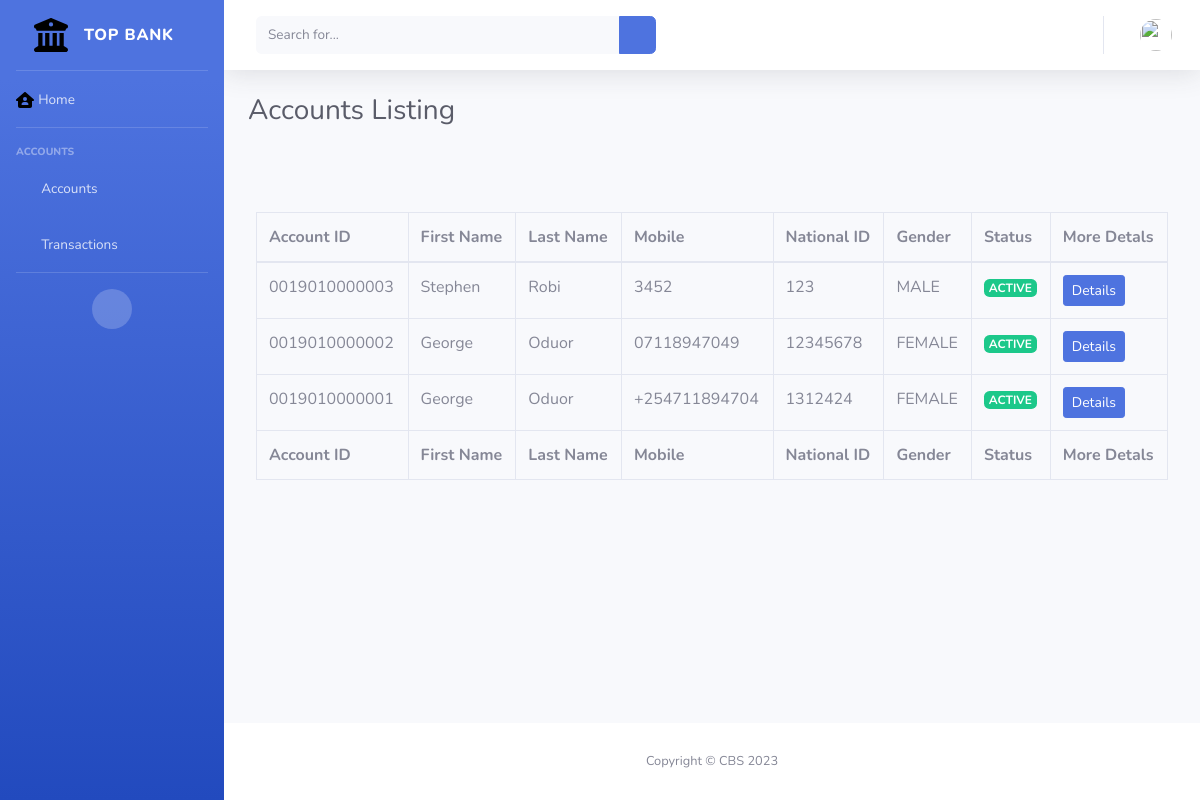
/core/accounts/, run on an earlier commit of the app's database.
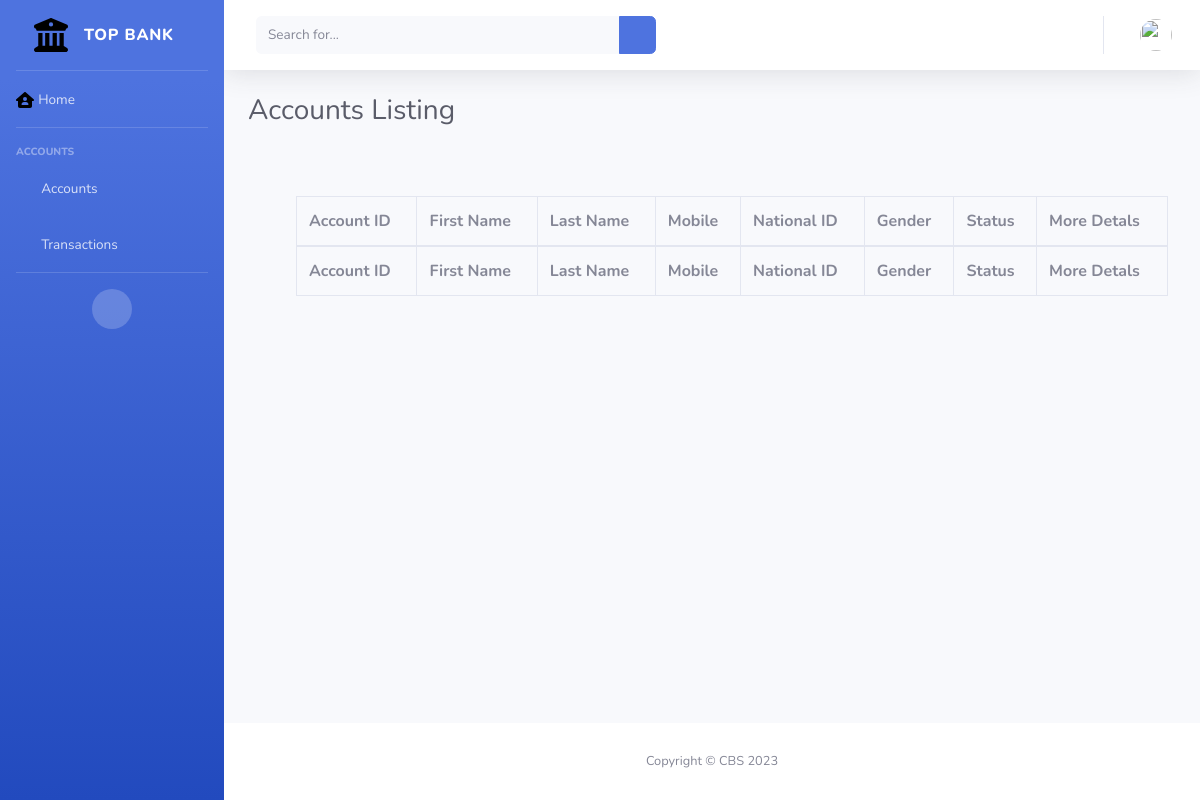
And on a later commit of the database.
### core/models.py (models this page shows, shortened)
class UserAccount(models.Model):
    first_name = models.CharField(max_length=50)
    last_name  = models.CharField(max_length=50)
    email      = models.EmailField(unique=True)
    mobile     = models.CharField(max_length=50,unique=True)
    nationalid = models.CharField(max_length=50,unique=True)
    gender     = models.CharField(max_length=50, choices=[
        ('MALE', 'MALE'),
        ('FEMALE', 'FEMALE')
    ])
    dob        = models.DateField()
    accountid  = models.CharField(max_length=50,unique=True)
    zip_code   = models.CharField(max_length=50)
    address    = models.CharField(max_length=50)
    city       = models.CharField(max_length=50)
    country    = models.CharField(max_length=50)
    status     = models.CharField(max_length=50, choices=[
        ('ACTIVE', 'ACTIVE'),
        ('BLOCKED', 'BLOCKED'),
        ('SUSPENDED', 'SUSPENDED')
    ])
    created_at = models.DateTimeField(auto_now_add=True)
    modified_at = models.DateTimeField(auto_now=True)
    class Meta:
        ordering = ['-created_at']

### core/views.py (the view)
# urls.py: path('accounts/', AccountsListing.as_view(), name='accounts'),
class AccountsListing(View):
    model = UserAccount
    template_name = 'core/accounts.html'
    def get(self, request):
        context = {
            'title': 'Accounts Listing',
            'accounts': UserAccount.objects.all()
            }
        return render(request, 'core/accounts.html', context)

### templates/core/accounts.html (shortened to what this page needs)
{% extends 'core/base.html' %}
{% load static %}
{% block page_styles %}
  <link href="{% static 'vendor/datatables/dataTables.bootstrap4.min.css' %}" rel="stylesheet" />
{% endblock %}
{% block Heading %}
  Accounts Listing
{% endblock %}
{% block maincontent %}
  <div class="row">
    <ul class="messages">
  </ul>
    <div class="card-body">
      <div class="table-responsive">
        <table class="table table-bordered" id="dataTable" width="100%" cellspacing="0">
          <thead>
            <tr>
              <th>Account ID</th>
              <th>First Name</th>
              <th>Last Name</th>
              <th>Mobile</th>
              <th>National ID</th>
              <th>Gender</th>
              <th>Status</th>
              <th>More Detals</th>
            </tr>
          </thead>
          <tfoot>
            <tr>
              <th>Account ID</th>
              <th>First Name</th>
              <th>Last Name</th>
              <th>Mobile</th>
              <th>National ID</th>
              <th>Gender</th>
              <th>Status</th>
              <th>More Detals</th>
            </tr>
          </tfoot>
          <tbody>
            {% for account in accounts %}
              <tr>
                <td>{{ account.accountid }}</td>
                <td>{{ account.first_name }}</td>
                <td>{{ account.last_name }}</td>
                <td>{{ account.mobile }}</td>
                <td>{{ account.nationalid }}</td>
                <td>{{ account.gender }}</td>
                <td>
                  {% if account.status == 'ACTIVE' %}
                    <span class="badge badge-success">{{ account.status }}</span>
                  {% elif account.status == 'BLOCKED' %}
                    <span class="badge badge-danger">{{ account.status }}</span>
                  {% elif account.status == 'SUSPENDED' %}
                    <span class="badge badge-warning">{{ account.status }}</span>
                  {% endif %}
                </td>
                <td>
                  <a href="{% url 'core:account_details' account.accountid %}" class="btn btn-primary btn-sm">Details</a>
                </td>
              </tr>
            {% endfor %}
          </tbody>
        </table>
      </div>
    </div>
  </div>
{% endblock %}

### templates/core/base.html (shortened to what this page needs)
{% load static %}
<!DOCTYPE html>
<html lang="en">
  <head>
    <link href="{% static 'vendor/fontawesome-free/css/all.min.css' %}" rel="stylesheet" type="text/css" />
    <link href="{% static 'css/sb-admin-2.min.css' %}" rel="stylesheet" />
    {% block page_styles %}
    {% endblock %}
  </head>
  <body id="page-top">
    <div id="wrapper">
      {% block sidebar %}
        {% include 'core/parts/sidebar.html' %}
      {% endblock %}
      <div id="content-wrapper" class="d-flex flex-column">
        <div id="content">
          {% block topbar %}
            {% include 'core/parts/topbar.html' %}
          {% endblock %}
          <div class="container-fluid">
            <div class="d-sm-flex align-items-center justify-content-between mb-4">
            <h3 class="h3 mb-4 text-gray-800">
              {% block Heading %}{% endblock %}
            </h3>
          </div>
            {% block maincontent %}
            {% endblock %}
          </div>
        </div>
        <footer class="sticky-footer bg-white">
          <div class="container my-auto">
            <div class="copyright text-center my-auto">
              <span>Copyright &copy; CBS 2023</span>
            </div>
          </div>
        </footer>
      </div>
    </div>
  </body>
</html>

### templates/core/parts/sidebar.html (shortened to what this page needs)
<ul class="navbar-nav bg-gradient-primary sidebar sidebar-dark accordion" id="accordionSidebar">
  <a class="sidebar-brand d-flex align-items-center justify-content-center" href="">
    <div class="sidebar-brand-icon ">
    </div>
    <div class="sidebar-brand-text mx-3">
      Top Bank
    </div>
  </a>
  <hr class="sidebar-divider my-0" />
  <li class="nav-item">
    <a class="nav-link" href="{% url "core:home" %}">
      <span>Home</span>
    </a>
  </li>
  <hr class="sidebar-divider" />
  <div class="sidebar-heading">Accounts</div>
  <li class="nav-item">
    <a class="nav-link collapsed" href="#" data-toggle="collapse" data-target="#collapseTwo" aria-expanded="true" aria-controls="collapseTwo">
      <i class="fas fa-fw fa-cog"></i>
      <span>Accounts</span>
    </a>
  </li>
  <li class="nav-item">
    <a class="nav-link collapsed" href="#" data-toggle="collapse" data-target="#collapseUtilities" aria-expanded="true" aria-controls="collapseUtilities">
      <i class="fas fa-fw fa-wrench"></i>
      <span>Transactions</span>
    </a>
  </li>
  <hr class="sidebar-divider" />
  <div class="text-center d-none d-md-inline">
    <button class="rounded-circle border-0" id="sidebarToggle"></button>
  </div>
</ul>

### templates/core/parts/topbar.html (shortened to what this page needs)
<nav class="navbar navbar-expand navbar-light bg-white topbar mb-4 static-top shadow">
    <form
        class="d-none d-sm-inline-block form-inline mr-auto ml-md-3 my-2 my-md-0 mw-100 navbar-search">
        <div class="input-group">
            <input type="text" class="form-control bg-light border-0 small" placeholder="Search for..."
                aria-label="Search" aria-describedby="basic-addon2">
            <div class="input-group-append">
                <button class="btn btn-primary" type="button">
                    <i class="fas fa-search fa-sm"></i>
                </button>
            </div>
        </div>
    </form>
    <ul class="navbar-nav ml-auto">
        <li class="nav-item dropdown no-arrow">
            <a class="nav-link dropdown-toggle" href="#" id="userDropdown" role="button"
                data-toggle="dropdown" aria-haspopup="true" aria-expanded="false">
                <img class="img-profile rounded-circle"
                    src="img/undraw_profile.svg">
            </a>
        </li>
    </ul>
</nav>

### templates/core/base.html (style rules this page uses)
ul.messages { text-align: center; }

What changed in the data, as far as the page shows it:
removed UserAccount: accountid "0019010000003", first_name "Stephen", last_name "Robi", mobile "3452", nationalid "123", gender "MALE", status "ACTIVE"
removed UserAccount: accountid "0019010000002", first_name "George", last_name "Oduor", mobile "07118947049", nationalid "12345678", gender "FEMALE", status "ACTIVE"
removed UserAccount: accountid "0019010000001", first_name "George", last_name "Oduor", mobile "+254711894704", nationalid "1312424", gender "FEMALE", status "ACTIVE"
